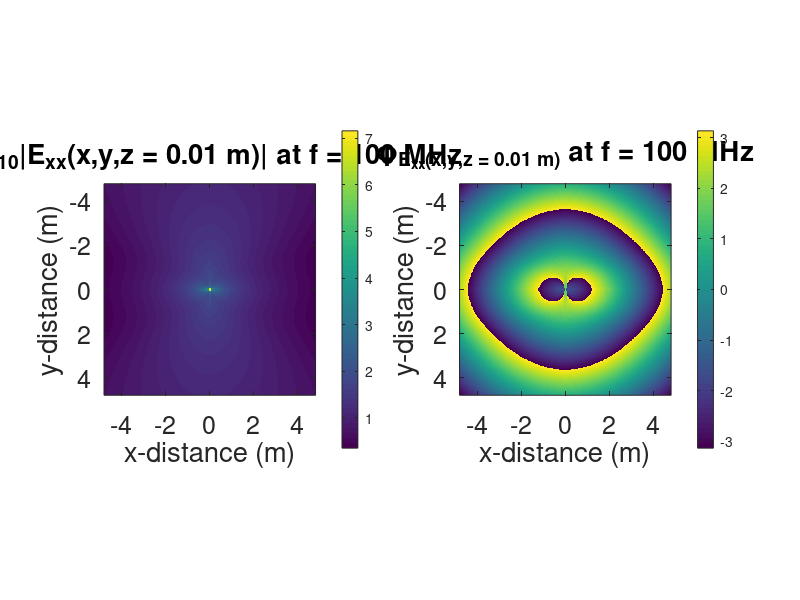
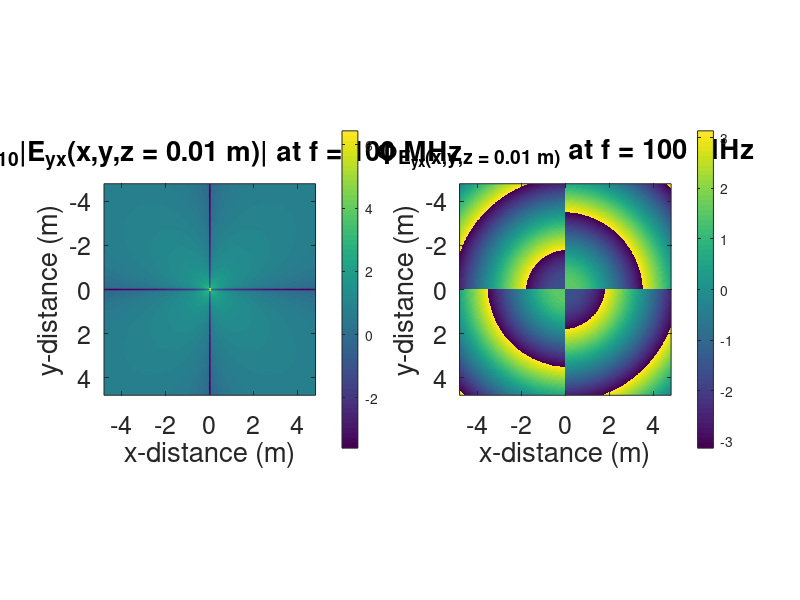
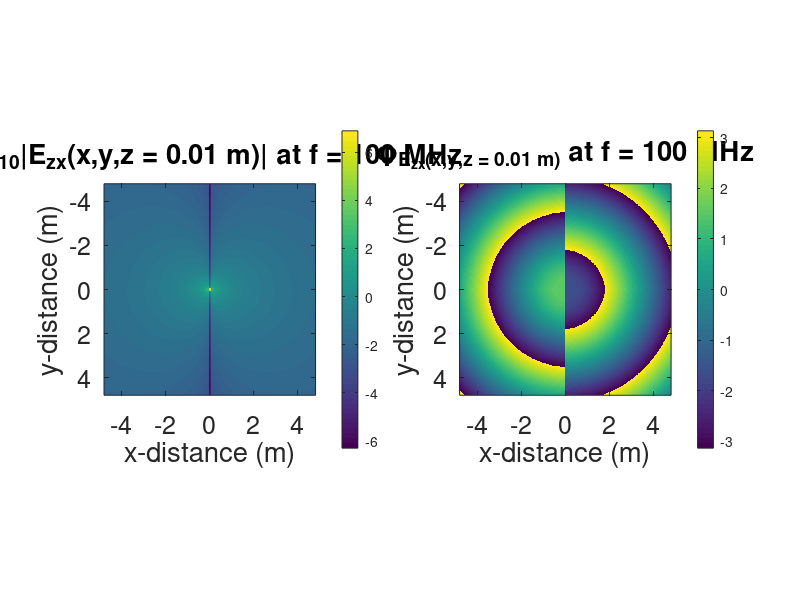

Here is the MATLAB script that generated these plots, in order: (Note: this script raises an error after producing the figures.)
clear variables
clc
% plan view just below source level
z=0.01;
% compute the fields in the horizontal plane in a custom grid
xmin = 0.2;
xmax = 4.8;
nx = 256;
x = linspace(xmin, xmax, nx);
dx = x(2) - x(1);  % spacing
xx_pre = [0.0001, 0.001, 0.01];
xx_post = x(end) + dx : dx : 5.0;
xx = [xx_pre, x, xx_post];
xx = sort(unique([-fliplr(xx), xx]));
yy=xx;
[x,y]=meshgrid(xx,yy);
% horizontal distance
r=sqrt(x.^2+y.^2);
% 3D distance
R=sqrt(r.^2+z^2);
% free space parameters
c0=299792458;
mu=4e-7*pi;
% frequency
freq=1e8;
% parameters and fields
smu=2i*pi*freq*mu;
eta0=2i*pi*freq/(c0^2*mu);
grg0=sqrt(smu.*eta0);
exx=((3*(x./R).^2-1).*(1 + grg0*R) ...
         + ((x./R).^2-1).*(grg0*R).^2).*exp(-grg0*R)./(4*pi*eta0*R.^3);
eyx=x.*y.*(3 + 3*grg0*R + (grg0*R).^2).*exp(-grg0*R)./(4*pi*eta0*R.^5);
ezx=x.*z.*(3 + 3*grg0*R + (grg0*R).^2).*exp(-grg0*R)./(4*pi*eta0*R.^5);

% amplitude and phase plots of all three vector components
components = {exx, eyx, ezx};
titles = {'E_{xx}(x,y,z = ', 'E_{yx}(x,y,z = ', 'E_{zx}(x,y,z = '};
filenames = {['exx0-xy-', num2str(freq*1e-6,3), 'MHz-xmax', num2str(xmax), '.png'], ...
             ['eyx0-xy-', num2str(freq*1e-6,3), 'MHz-xmax', num2str(xmax), '.png'], ...
             ['ezx0-xy-', num2str(freq*1e-6,3), 'MHz-xmax', num2str(xmax), '.png']};

for i = 1:3
    % Create a figure with subplots for amplitude and phase
    figure('Position', [100, 100, 1200, 600]) % Set figure size for better resolution
    
    % Amplitude subplot
    subplot(1, 2, 1)
    imagesc(xx, yy, log10(abs(components{i})));
    axis([-xmax xmax -xmax xmax])
    xlabel('x-distance (m)')
    ylabel('y-distance (m)')
    title(['log_{10}|', titles{i}, num2str(z,3), ' m)| at f = ', num2str(freq*1e-6,3), ' MHz'], 'Interpreter', 'tex')
    set(gca,'fontsize',18,'plotboxaspectratio',[1 1 1])
    colorbar; % Add colorbar
    
    % Phase subplot
    subplot(1, 2, 2)
    imagesc(xx, yy, angle(components{i}));
    axis([-xmax xmax -xmax xmax])
    xlabel('x-distance (m)')
    ylabel('y-distance (m)')
    title(['\phi_{', titles{i}, num2str(z,3), ' m)} at f = ', num2str(freq*1e-6,3), ' MHz'], 'Interpreter', 'tex')
    set(gca,'fontsize',18,'plotboxaspectratio',[1 1 1])
    colorbar; % Add colorbar
    
    % Save the figure
    print('-dpng', '-r300', filenames{i}) % Save as PNG with high resolution
end

% write a csv file with all three components
csv_filename = ['whole_space_data_z', num2str(z, 3), '_', num2str(freq*1e-6, 3), 'MHz_xmax', num2str(xmax), '.csv'];
header = {'x', 'y', ...
    'E_xx_amplitude', 'E_xx_phase', 'E_xx_real', 'E_xx_imag', ...
    'E_yx_amplitude', 'E_yx_phase', 'E_yx_real', 'E_yx_imag', ...
    'E_zx_amplitude', 'E_zx_phase', 'E_zx_real', 'E_zx_imag'};
data = [x(:), y(:), ...
    abs(exx(:)), angle(exx(:)), real(exx(:)), imag(exx(:)), ...
    abs(eyx(:)), angle(eyx(:)), real(eyx(:)), imag(eyx(:)), ...
    abs(ezx(:)), angle(ezx(:)), real(ezx(:)), imag(ezx(:))];
% Open file and write header
output_data = [header; num2cell(data)];
writecell(output_data, csv_filename);

% plan view approximately three wavelengths below source level
z=1;
R=sqrt(r.^2+z^2);
exx=((3*(x./R).^2-1).*(1 + grg0*R) ...
         + ((x./R).^2-1).*(grg0*R).^2).*exp(-grg0*R)./(4*pi*eta0*R.^3);
eyx=x.*y.*(3 + 3*grg0*R + (grg0*R).^2).*exp(-grg0*R)./(4*pi*eta0*R.^5);
ezx=x.*z.*(3 + 3*grg0*R + (grg0*R).^2).*exp(-grg0*R)./(4*pi*eta0*R.^5);

% amplitude and phase plots of all three vector components
components = {exx, eyx, ezx};
titles = {'E_{xx}(x,y,z = ', 'E_{yx}(x,y,z = ', 'E_{zx}(x,y,z = '};
filenames = {['exx1-xy-', num2str(freq*1e-6,3), 'MHz-xmax', num2str(xmax), '.png'], ...
             ['eyx1-xy-', num2str(freq*1e-6,3), 'MHz-xmax', num2str(xmax), '.png'], ...
             ['ezx1-xy-', num2str(freq*1e-6,3), 'MHz-xmax', num2str(xmax), '.png']};

for i = 1:3
    % Create a figure with subplots for amplitude and phase
    figure('Position', [100, 100, 1200, 600]) % Set figure size for better resolution
    
    % Amplitude subplot
    subplot(1, 2, 1)
    imagesc(xx, yy, log10(abs(components{i})));
    axis([-xmax xmax -xmax xmax])
    xlabel('x-distance (m)')
    ylabel('y-distance (m)')
    title(['log_{10}|', titles{i}, num2str(z,3), ' m)| at f = ', num2str(freq*1e-6,3), ' MHz'], 'Interpreter', 'tex')
    set(gca,'fontsize',18,'plotboxaspectratio',[1 1 1])
    colorbar; % Add colorbar
    
    % Phase subplot
    subplot(1, 2, 2)
    imagesc(xx, yy, angle(components{i}));
    axis([-xmax xmax -xmax xmax])
    xlabel('x-distance (m)')
    ylabel('y-distance (m)')
    title(['\phi_{', titles{i}, num2str(z,3), ' m)} at f = ', num2str(freq*1e-6,3), ' MHz'], 'Interpreter', 'tex')
    set(gca,'fontsize',18,'plotboxaspectratio',[1 1 1])
    colorbar; % Add colorbar
    
    % Save the figure
    print('-dpng', '-r300', filenames{i}) % Save as PNG with high resolution
end
csv_filename = ['whole_space_data_z', num2str(z, 3), '_', num2str(freq*1e-6, 3), 'MHz_xmax', num2str(xmax), '.csv'];
header = {'x', 'y', ...
    'E_xx_amplitude', 'E_xx_phase', 'E_xx_real', 'E_xx_imag', ...
    'E_yx_amplitude', 'E_yx_phase', 'E_yx_real', 'E_yx_imag', ...
    'E_zx_amplitude', 'E_zx_phase', 'E_zx_real', 'E_zx_imag'};
data = [x(:), y(:), ...
    abs(exx(:)), angle(exx(:)), real(exx(:)), imag(exx(:)), ...
    abs(eyx(:)), angle(eyx(:)), real(eyx(:)), imag(eyx(:)), ...
    abs(ezx(:)), angle(ezx(:)), real(ezx(:)), imag(ezx(:))];

% Write header and data to a CSV file
output_data = [header; num2cell(data)];
writecell(output_data, csv_filename);
